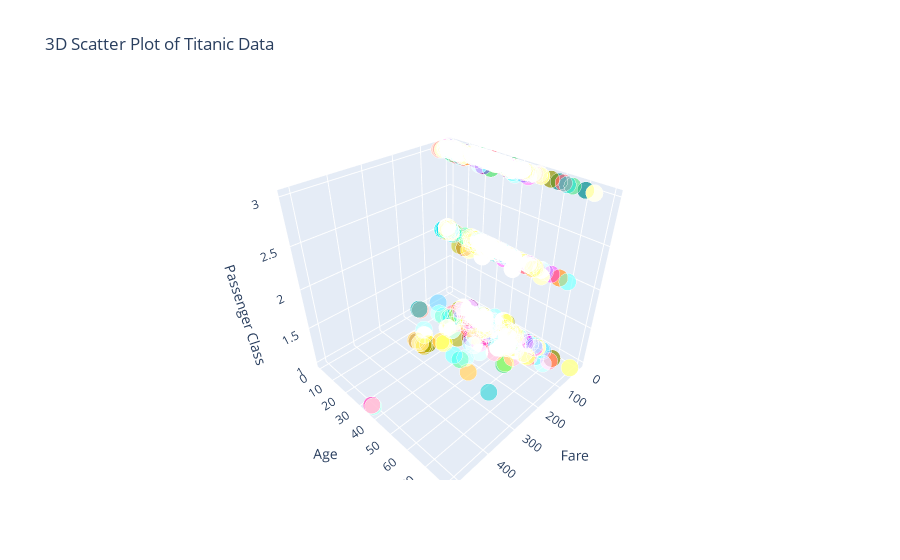

This figure's notebook cell:
### Code cell
layout = {
    'scene': {
        'xaxis': {'title': 'Fare'},            # X-axis label
        'yaxis': {'title': 'Age'},             # Y-axis label
        'zaxis': {'title': 'Passenger Class'}  # Z-axis label
    },
    'title': '3D Scatter Plot of Titanic Data'  # Plot title
}
titnic.iplot(x = 'fare' , y = 'age' , z = 'pclass' , kind = 'scatter3d', layout = layout)

### Figure 1 — Plotly figure (JSON) as saved in the notebook; plotly's stock layout.template omitted (floating-point values rounded to 4 significant figures; data arrays with more than 128 entries replaced by an {"elided": "..."} marker saying what was removed)
{"data": [{"marker": {"color": {"elided": "891 str values"}, "opacity": 0.8, "size": {"elided": "891 int values"}, "symbol": "circle"}, "mode": "markers", "text": {"elided": "891 str values"}, "type": "scatter3d", "x": {"elided": "891 float values"}, "y": {"elided": "891 float values"}, "z": {"elided": "891 int values"}}], "layout": {"scene": {"xaxis": {"title": {"text": "Fare"}}, "yaxis": {"title": {"text": "Age"}}, "zaxis": {"title": {"text": "Passenger Class"}}}, "title": {"text": "3D Scatter Plot of Titanic Data"}}}
